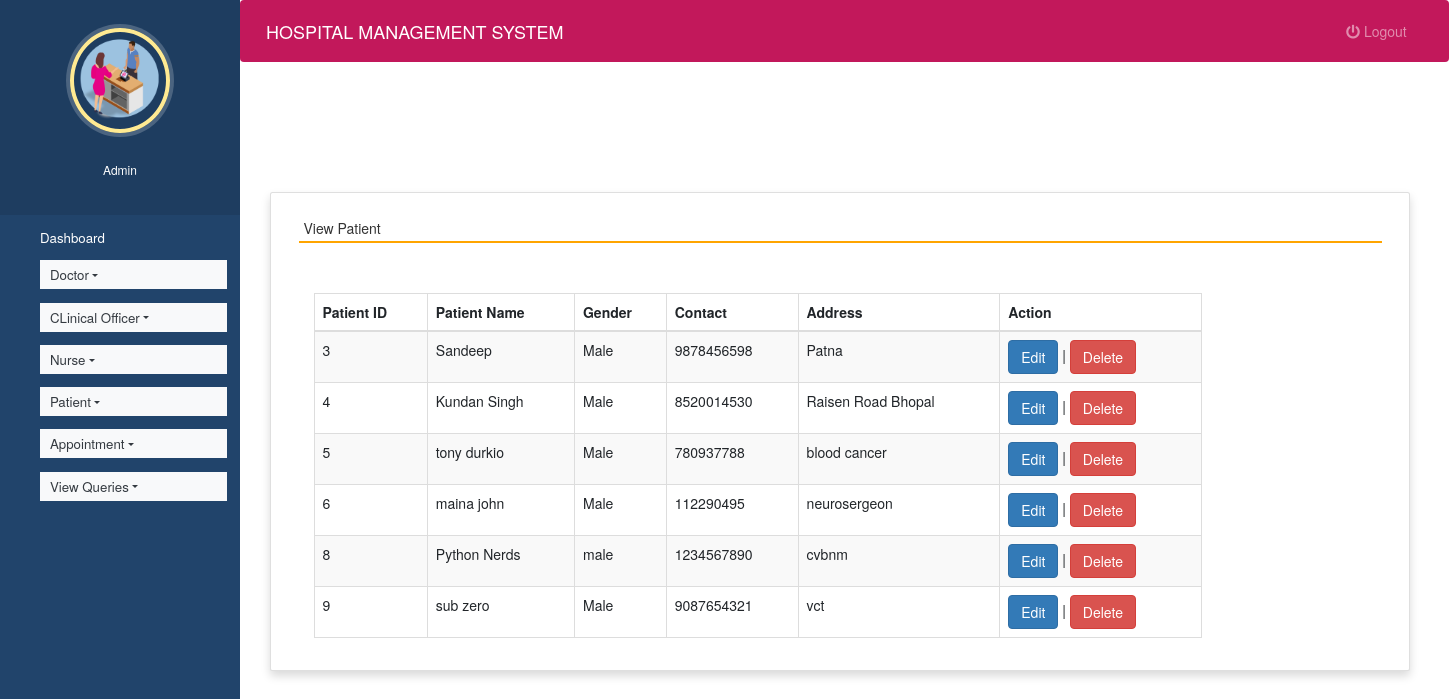
The page /view_patient (signed in) on the database its author committed.
### hospitals/models.py (models this page shows, shortened)
class Patient(models.Model):
    name = models.CharField(max_length=50)
    gender = models.CharField(max_length=10)
    mobile = models.IntegerField(null=True)
    address = models.CharField(max_length=50)

### hospitals/views.py (the view)
# urls.py: path('view_patient', view_patient, name='view_patient'),
def view_patient(request):
    if not request.user.is_staff:
        return redirect('login')
    pat = Patient.objects.all()
    d = {'pat':pat}
    return render(request,'view_patient.html', d)

### hospitals/templates/view_patient.html (shortened to what this page needs)
{% extends 'admin_nav.html' %}
{% load static %}
{% block content %}
<head>
  <link rel="stylesheet" href="https://maxcdn.bootstrapcdn.com/bootstrap/3.4.1/css/bootstrap.min.css">
  <link rel="stylesheet" href="https://use.fontawesome.com/releases/v5.6.3/css/all.css">
</head>
<br><br><br><br>
<div class="container card shadow m-5">
    <div class="card-body">
        <h5 class="p-2" style="border-bottom: 2px solid orange">View Patient</h5>
		<div class="container mt-5">
		<table id="example" class="table table-striped table-bordered" style="width:80%">
			<thead>
				<tr>
					<th>Patient ID</th>
					<th>Patient Name</th>
                    <th>Gender</th>
					<th>Contact</th>
					<th>Address</th>
                    <th>Action</th>
				</tr>
			</thead>
			<tbody>
            {% for i in pat %}
			<tr>
				<td>{{i.id}}</td>
				<td>{{i.name}}</td>
				<td>{{i.gender}}</td>
				<td>{{i.mobile}}</td>
				<td>{{i.address}}</td>
				<td><a href="{% url 'edit_patient' i.id %}" class="btn btn-primary">Edit</a> |
					<a href="{% url 'delete_patient' i.id %}" onclick="return confirm('Are you ready to delete this record ?')" class="btn btn-danger">Delete</a></td>
			</tr>
			{% endfor %}
			</tbody>
		</table>
	 </div>
	</div>
</div>
{% endblock content %}

### hospitals/templates/admin_nav.html (shortened to what this page needs)
<!DOCTYPE html>
{% load static %}
<html lang="en">
  <head>
    <link
      rel="stylesheet"
      href="https://stackpath.bootstrapcdn.com/bootstrap/4.3.1/css/bootstrap.min.css"
    />
    <link
      rel="stylesheet"
      href="https://maxcdn.bootstrapcdn.com/font-awesome/4.7.0/css/font-awesome.min.css"
    />
    <link rel="stylesheet" href="{% static 'style.css' %}" />
  </head>
  <body>
    <nav class="menu" tabindex="0">
      <header class="avatar">
        <img src="{% static 'images/h8.png' %}" />
        <br /><br />
        <h6 style="color: white">Admin</h6>
      </header>
      <ul>
        <li tabindex="0" class="icon-dashboard">
          <a
            style="color: white; text-decoration: none"
            href="{% url 'admin_home' %}"
            ><span>Dashboard</span></a
          >
        </li>
        <li tabindex="0" class="nav-item dropdown icon-customers">
          <a
            href=""
            class="nav-link dropdown-toggle text-dark bg-light"
            id="navbardrop"
            data-toggle="dropdown"
            style="color: white; text-decoration: none"
          >
            Doctor</a
          >
        </li>
        <li tabindex="0" class="nav-item dropdown icon-customers">
          <a
            href=""
            class="nav-link dropdown-toggle text-dark bg-light"
            id="navbardrop"
            data-toggle="dropdown"
            style="color: white; text-decoration: none"
          >
            CLinical Officer</a
          >
        </li>
        <li tabindex="0" class="nav-item dropdown icon-customers">
          <a
            href=""
            class="nav-link dropdown-toggle text-dark bg-light"
            id="navbardrop"
            data-toggle="dropdown"
            style="color: white; text-decoration: none"
          >
            Nurse</a
          >
        </li>
        <li tabindex="0" class="nav-item dropdown icon-users">
          <a
            href=""
            class="nav-link dropdown-toggle text-dark bg-light"
            id="navbardrop"
            data-toggle="dropdown"
            style="color: white; text-decoration: none"
          >
            Patient</a
          >
        </li>
        <li tabindex="0" class="nav-item dropdown icon-calendar">
          <a
            href=""
            class="nav-link dropdown-toggle text-dark bg-light"
            id="navbardrop"
            data-toggle="dropdown"
            style="color: white; text-decoration: none"
          >
            Appointment</a
          >
        </li>
        <li tabindex="0" class="nav-item dropdown icon-calendar">
          <a
            href=""
            class="nav-link dropdown-toggle text-dark bg-light"
            id="navbardrop"
            data-toggle="dropdown"
            style="color: white; text-decoration: none"
          >
            View Queries</a
          >
        </li>
      </ul>
    </nav>
    <main>
      <div class="bs-example">
        <nav
          class="navbar navbar-expand-md navbar-dark fixed-top"
          style="background: #c2185b"
        >
          <a href="#" class="navbar-brand">HOSPITAL MANAGEMENT SYSTEM</a>
          <div
            class="collapse navbar-collapse justify-content-between"
            id="navbarCollapse"
          >
            <div class="navbar-nav" style="margin-left: 90%">
              <a href="{% url 'logout' %}" class="nav-item nav-link"
                ><i class="fas fa-power-off"></i> Logout</a
              >
            </div>
          </div>
        </nav>
      </div>
      {% block content %} {% endblock content %}
    </main>
  </body>
</html>

### hospitals/static/style.css (style rules this page uses)
body { padding-left: 240px; }
main { position: relative; height: 100vh; }
.menu { background: #21446B; height: 100vh; width: 240px; position: fixed; top: 0px; left: 0; z-index: 5; outline: none; }
.menu .avatar { background: rgba(0, 0, 0, 0.1); padding: 2em 0.5em; text-align: center; }
.menu .avatar img { width: 100px; border-radius: 50%; overflow: hidden; border: 4px solid #ffea92; box-shadow: 0 0 0 4px rgba(255, 255, 255, 0.2); }
.menu ul { list-style: none; padding: 0.5em 0; margin: 0; }
.menu ul li { padding: 0.5em 1em 0.5em 3em; font-size: 0.95em; font-weight: regular; background-repeat: no-repeat; background-position: left 15px center; background-size: auto 20px; transition: all 0.15s linear; cursor: pointer; }
.menu ul li.icon-dashboard { background-image: url("http://www.entypo.com/images//gauge.svg"); }
.menu ul li.icon-customers { background-image: url("http://www.entypo.com/images//briefcase.svg"); }
.menu ul li.icon-users { background-image: url("http://www.entypo.com/images//users.svg"); }
.menu ul li.icon-calendar { background-image: url("http://www.entypo.com/images//calendar.svg"); }

### hospitals/templates/admin_nav.html (style rules this page uses)
a:link { text-decoration: none; }
a { color: white; }
body { padding-left: 240px; }
main { position: relative; height: 100vh; }
.menu { background: #21446b; height: 100vh; width: 240px; position: fixed; top: 0px; left: 0; z-index: 5; outline: none; }
.menu .avatar { background: rgba(0, 0, 0, 0.1); padding: 2em 0.5em; text-align: center; }
.menu .avatar img { width: 100px; border-radius: 50%; overflow: hidden; border: 4px solid #ffea92; box-shadow: 0 0 0 4px rgba(255, 255, 255, 0.2); }
.menu ul { list-style: none; padding: 0.5em 0; margin: 0; }
.menu ul li { padding: 0.5em 1em 0.5em 3em; font-size: 0.95em; font-weight: regular; background-repeat: no-repeat; background-position: left 15px center; background-size: auto 20px; transition: all 0.15s linear; cursor: pointer; }
.menu ul li.icon-dashboard { background-image: url("http://www.entypo.com/images//gauge.svg"); }
.menu ul li.icon-customers { background-image: url("http://www.entypo.com/images//briefcase.svg"); }
.menu ul li.icon-users { background-image: url("http://www.entypo.com/images//users.svg"); }
.menu ul li.icon-calendar { background-image: url("http://www.entypo.com/images//calendar.svg"); }

### rows shown on the page
Patient: id "3", name "Sandeep", gender "Male", mobile "9878456598", address "Patna"
Patient: id "4", name "Kundan Singh", gender "Male", mobile "8520014530", address "Raisen Road Bhopal"
Patient: id "5", name "tony durkio", gender "Male", mobile "780937788", address "blood cancer"
Patient: id "6", name "maina john", gender "Male", mobile "112290495", address "neurosergeon"
Patient: id "8", name "Python Nerds", gender "male", mobile "1234567890", address "cvbnm"
Patient: id "9", name "sub zero", gender "Male", mobile "9087654321", address "vct"
